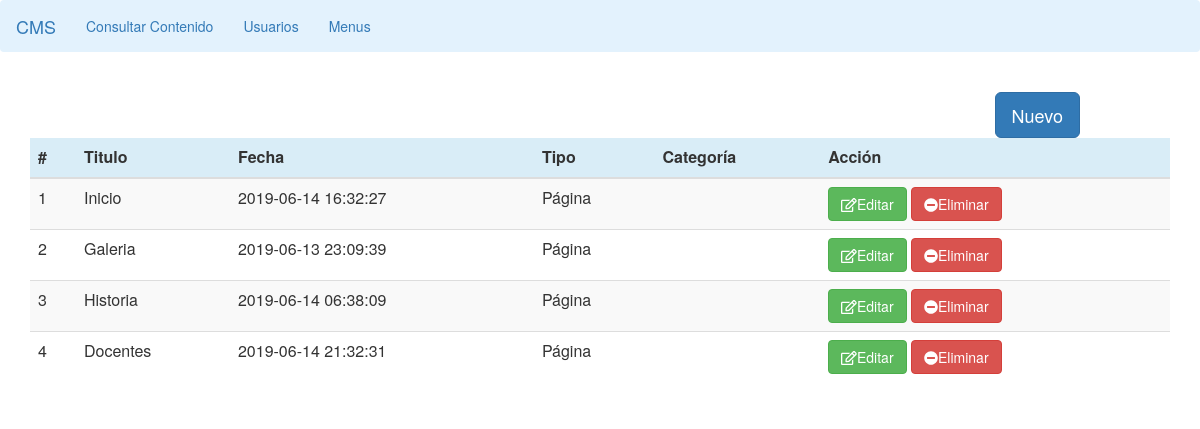
Page /cms/public/admin/page-consultar.php on the committed database.
### tables this page shows
CREATE TABLE `contenidos` (
  `id` int(11) NOT NULL,
  `titulo` varchar(200) NOT NULL,
  `contenido` longtext NOT NULL,
  `fecha_publicacion` timestamp NOT NULL DEFAULT CURRENT_TIMESTAMP ON UPDATE CURRENT_TIMESTAMP,
  `tipo` varchar(20) NOT NULL,
  `categoria` varchar(100) NOT NULL,
  `alias` varchar(200) NOT NULL
);

### cms/public/admin/lib/data.php (called while the page is built, shortened)
<?php
	$path = dirname(__FILE__);
	require_once( $path . '/../../../setting/mysql.php');
    function retornar_tipo_contenido(){
      return ['PAGE'=>'Página', 'POST' => 'Post'];
    }
    function cargar_datos_contenidos(){
      $mysql = new Mysql();
      $sql = <<<SQL
      SELECT * FROM contenidos
SQL;
      $res = $mysql->search($sql);
      return $res;
    }
?>

### cms/setting/mysql.php (called while the page is built, shortened)
<?php
class MySql{
    private $conn;
    public function connect(){
      try {
        $this->conn = new PDO("mysql:host=".Config::SERVERNAME.";dbname=".Config::DATABASE, Config::USERNAME, Config::PASSWORD);
        $this->conn->setAttribute(PDO::ATTR_ERRMODE, PDO::ERRMODE_EXCEPTION);
        return true;
      }catch(PDOException $e){
        echo "Connection failed: " . $e->getMessage();
        return false;
      }
    }
    public function search($sql){
        try{
          if($this->connect()){
            $stmt = $this->conn->prepare($sql);
            $stmt->execute();
            $stmt->setFetchMode(PDO::FETCH_ASSOC);
            return $stmt->fetchAll();
          }else{
            return array();
          }
        }catch(PDOEXception $e){
          echo $sql ."<br />". $e->getMessage();
          return false;
        }
    }
}
?>

### cms/public/admin/page-consultar.php (the view)
<?php include('header.php'); ?>
 <?php include('index2.php'); ?>
  <?php $res = cargar_datos_contenidos(); $array_type = retornar_tipo_contenido(); ?>
   <div class="mid-page" style="text-align:right;" >
      <a href="page-contenido.php" class="btn btn-primary btn-lg">Nuevo</a>
   </div>
   <div class="container">
    <table class="table table-striped table-dark">
      <thead class="thead-dark">
          <tr>
              <th class="p-3 mb-2 bg-info text-white">#</th>
              <th class="p-3 mb-2 bg-info text-white">Titulo</th>
              <th class="p-3 mb-2 bg-info text-white">Fecha</th>
              <th class="p-3 mb-2 bg-info text-white">Tipo</th>
              <th class="p-3 mb-2 bg-info text-white">Categoría</th>
              <th class="p-3 mb-2 bg-info text-white">Acción</th>
          </tr>
      </thead>
      <tbody>
          <?php while(is_array($res) && list($k, $v) = each($res) ): ?>
          <tr>
            <td><?= $k+1 ?></td>
            <td><?= $v['titulo'] ?></td>
            <td><?= $v['fecha_publicacion'] ?></td>
            <td><?= $array_type [ $v['tipo'] ] ?></td>
            <td><?= $v['categoria'] ?></td>
            <td><a href="page-contenido.php?id=<?=$v['id']?>" class="btn btn-success"><i class="far fa-edit"></i>Editar</a>
            <a href="eliCont.php?id=<?=$v['id']?>" class="btn btn-danger"><i class="fas fa-minus-circle"></i>Eliminar</a>
          </td>
          </tr>
          <?php endwhile; ?>
      </tbody>
  </table>
  </div>
<?php include('footer.php'); ?>

### cms/public/admin/css/style.css (style rules this page uses)
.mid-page, form, table { padding-top: 20px; width: 80%; margin: 0 auto; }

### rows in the picture
contenidos: k "1", titulo "Inicio", fecha_publicacion "2019-06-14 16:32:27", tipo "Página"
contenidos: k "2", titulo "Galeria", fecha_publicacion "2019-06-13 23:09:39", tipo "Página"
contenidos: k "3", titulo "Historia", fecha_publicacion "2019-06-14 06:38:09", tipo "Página"
contenidos: k "4", titulo "Docentes", fecha_publicacion "2019-06-14 21:32:31", tipo "Página"
